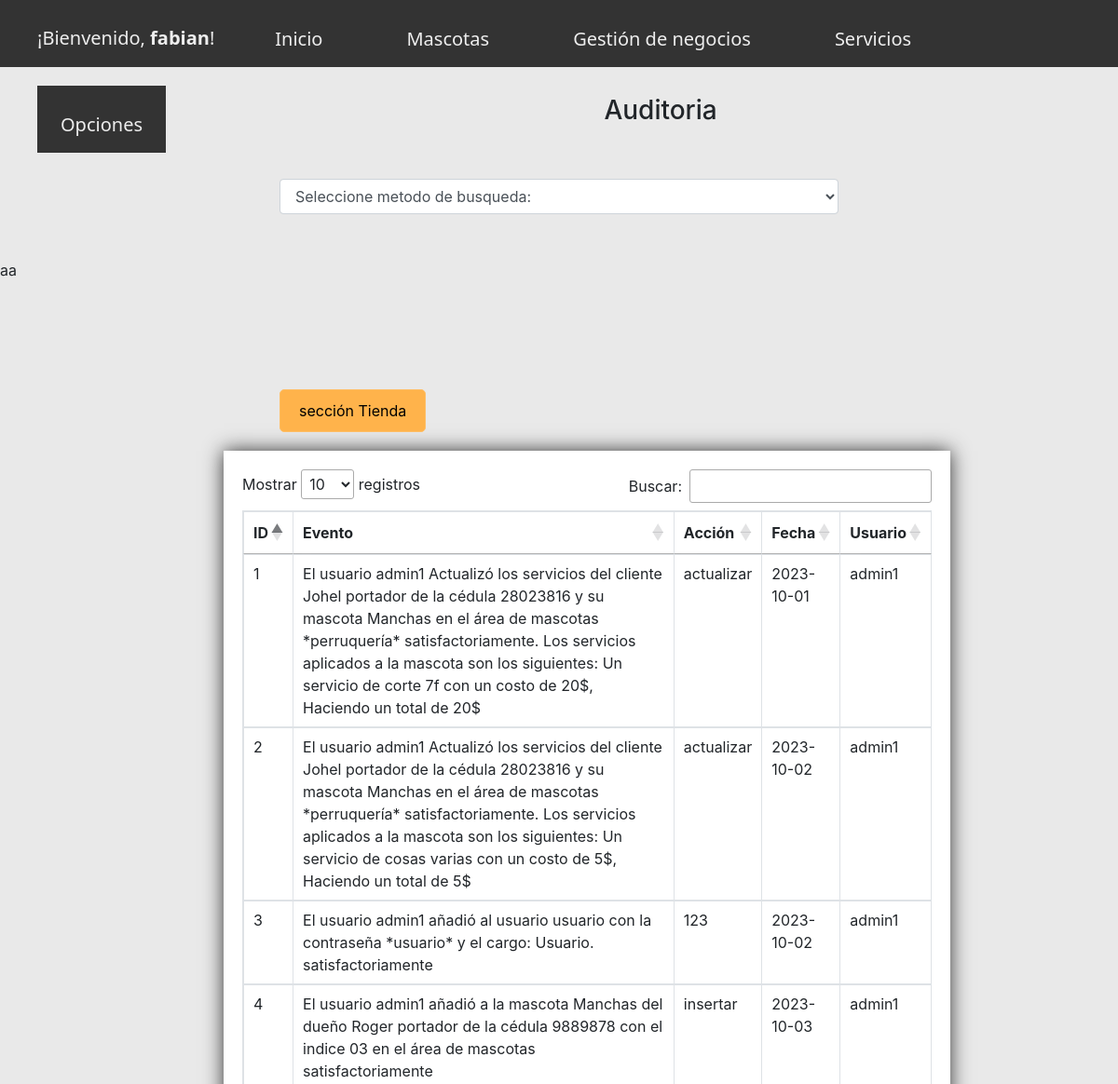
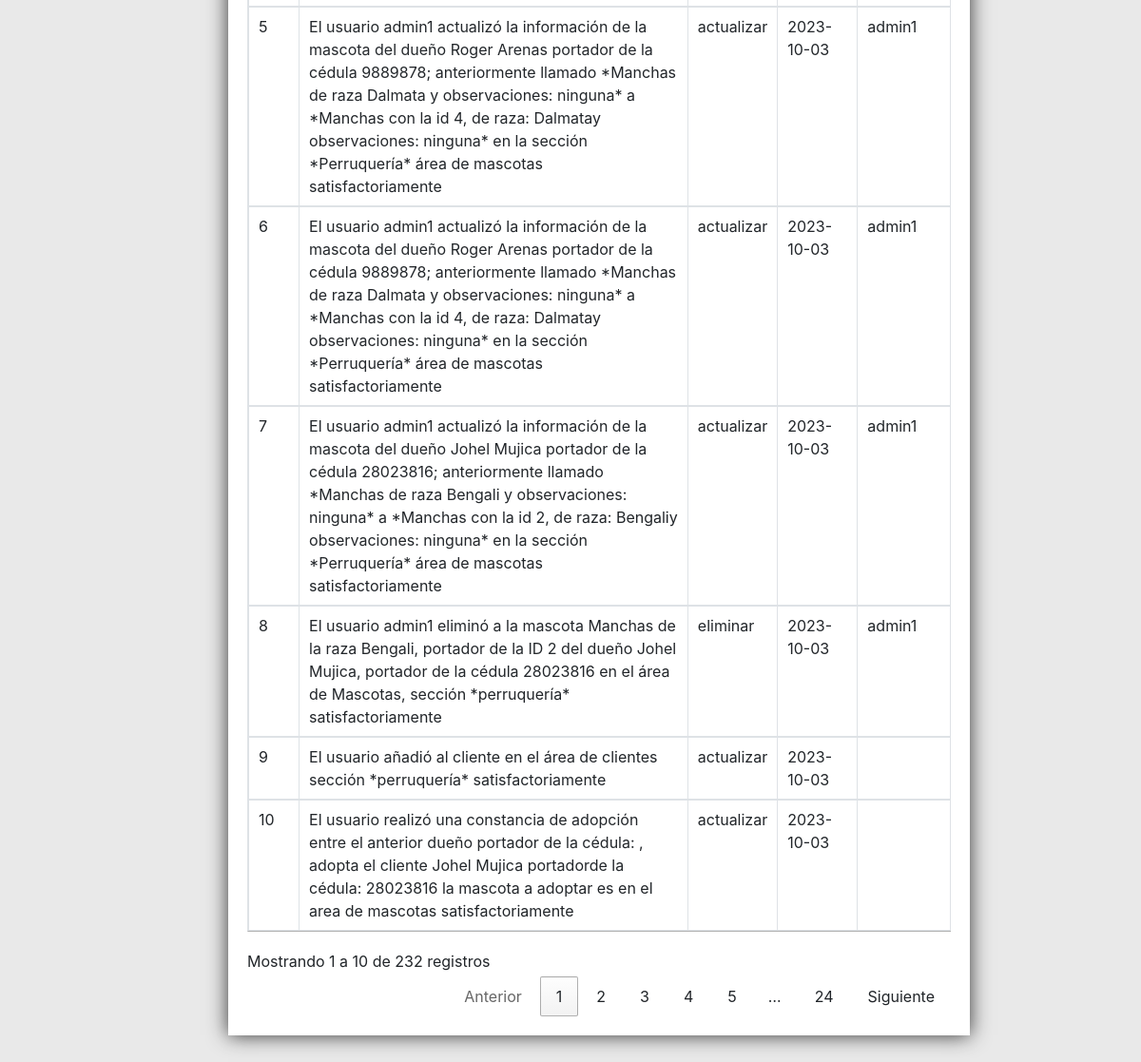
The page /Auditorias.php (signed in) on the database its author committed (2 pictures, top to bottom).
### tables this page shows
CREATE TABLE `auditoria` (
  `id` int(20) NOT NULL AUTO_INCREMENT,
  `descripcion` varchar(1000) NOT NULL,
  `evento` varchar(20) NOT NULL,
  `datetime` date NOT NULL,
  `user_res` varchar(20) NOT NULL,
  PRIMARY KEY (`id`)
);

### Auditorias.php (the view, shortened to what this page needs)
<?php
include "top.php";
$ver = new SelectDatos();
$conectar = $ver->Buscador();
	$sentencia_select=$conectar->prepare('SELECT *FROM auditoria ORDER BY id DESC');
	$sentencia_select->execute();
	$resultado=$sentencia_select->fetchAll();
 ?>
<!DOCTYPE html>
<html lang="es">
<head>
	<link rel="stylesheet" href="./css/bootstrap.css">
<link rel="stylesheet" href="./css/body.css">
<link rel="stylesheet" href="./css/top.css">
</head>
<body style="background-color: #e9e9e9">
	<div class="contenedor">
		<h3 class="centrado">Auditoria</h3>
		<div class="barra__buscador">
			<br>
			<br>
			<div class="centrado">
			<select class="form-control" style="margin-left: 25%; width: 50%" id="so" name="so" class="">
			<option value="0">Seleccione metodo de busqueda: </option>
		</select>
		<br>
		<br>
		</div>
		<div id="ShowOption">aa</div>
         <br>
		<br>
		 <br>
		<br>
<div class="jaula">
<a href="AuditoriaTienda.php" class="btn_a">sección Tienda</a>
</div>
<div class="container" style="width: 65%; margin-right: 100px; margin-left: 240px; margin-bottom: 100px; padding: 20px; background-color: #fff; text-shadow: 0 0 30px #fff;
			       box-shadow: 0 0 20px #333">
		<table class="table table-bordered" id="tabla_a">
			<thead>
			<tr class="head">
				<th class="formularioesp2">ID</th>
				<th class="formularioesp2">Evento</th>
				<th class="formularioesp2">Acción</th>
				<th class="formularioesp2">Fecha</th>
				<th class="formularioesp2">Usuario</th>
			</thead>
			<?php foreach($resultado as $fila):?>
				<tr >
					<td class="formularioesp"><?php echo $fila['id']; ?></td>
					<td class="formularioesp"><?php echo $fila['descripcion']; ?></td>
					<td class="formularioesp"><?php echo $fila['evento']; ?></td>
					<td class="formularioesp"><?php echo $fila['datetime']; ?></td>
					<td class="formularioesp"><?php echo $fila['user_res']; ?></td>
				</tr>
			<?php endforeach ?>
		</table>
	</div>
</div>
</body>
</html>

### top.php (shortened to what this page needs)
<?php require "confirm.php";
class anuncio
{
public function emitirAnuncio(){
  return "¡Bienvenido, <strong>".$_SESSION['username']."</strong>!";
  }
}
?>
<!DOCTYPE html>
<html>
<link rel="stylesheet"  type="text/css" href="./css/bootstrap.css">
<link rel="stylesheet"  type="text/css" href="./css/body.css">
<link rel="stylesheet"  type="text/css" href="./css/top.css">
<link rel="stylesheet" href="DataTables/DataTables-1.13.6/css/dataTables.bootstrap5.min.css">
  <link rel="stylesheet" href="DataTables/datatables.css" rel="stylesheet">
<head>
</head>
<body>
<ul class="menu-h">
<div class ="na">
	<li class="mp" style="text-decoration:none; font-family: Segoe UI; color: #eee; margin-top: 26px;">
    <?php $anuncio = new anuncio();
         echo $a = $anuncio->emitirAnuncio(); ?></a>
  </li>
<li class="mp"><a class="a" href="inicio.php" style="text-decoration:none;
                                                    font-family: Segoe UI;">Inicio</a>
</li>
<li class="mp"><a class="a" href="VerMascotas.php" style="text-decoration:none;
font-family: Segoe UI;">Mascotas</a>
</li>
<li class="mp"><a class="a" href="VerClientes.php" style="text-decoration:none; font-family: Segoe UI;">Gestión de negocios</a>
</li>
<li class="mp"><a class="a" href="VerConsultas.php" style="text-decoration:none; font-family: Segoe UI;">Servicios</a>
</li>
<li class="mp"><a class="a" href="Auditorias.php" style="text-decoration:none; font-family: Segoe UI;">Opciones</a>
</li>
<br>
<br>
<br>
</div>
</ul>
</body>
</html>

### css/body.css (style rules this page uses)
.centrado { text-align: center; }
.formularioesp { border: 1px solid #5c9b9c; margin-top: 5px; margin-bottom: 5px; }
.formularioesp2 { border: 1px solid black; margin-top: 5px; margin-bottom: 5px; }
.jaula { margin: 20px; margin-left: 300px; }

### css/top.css (style rules this page uses)
.menu-h { list-style: none; justify-content: space-around; background-color:#333; margin-bottom: 30px; }
.mp { float:left; margin-bottom: 20px; margin-right: 40px; color:black; font-family: Segoe UI; font-size: 20px; }
.a { outline: none; text-decoration: none; padding: 12px 25px 0; line-height: 3; display: inline-block; color: white; background-color: #eee; font-family: Product Sans; }
.a:link { outline: none; text-decoration: none; display: inline-block; color: #eee; }
.a:link, .a:visited, .a:focus { background: #333; color:#eee; }
.btn_a { display: inline-block; padding: 10px 20px; background-color: #ffb34b; color: black; text-align: center; font-size: 16px; border: none; border-radius: 5px; cursor: pointer; text-decoration: none; }
.btn_a:link { outline: none; text-decoration: none; display: inline-block; border: 1px solid #ffbe65 ; color: black; }
.btn_a:link, .btn_a:visited, .btn_a:focus { background: #ffb34b; border: 1px solid #ffbe65; color:black; }

### rows shown on the page
auditoria: id "10", descripcion "El usuario realizó una constancia de adopción entre el anterior dueño portador de la cédula: , adopta el cliente Johel Mujica portadorde la cédula: 28023816 la mascota a adoptar es en el area de mascotas satisfactoriamente", evento "actualizar", datetime "2023-10-03"
auditoria: id "9", descripcion "El usuario añadió al cliente en el área de clientes sección *perruquería* satisfactoriamente", evento "actualizar", datetime "2023-10-03"
auditoria: id "8", descripcion "El usuario admin1 eliminó a la mascota Manchas de la raza Bengali, portador de la ID 2 del dueño Johel Mujica, portador de la cédula 28023816 en el área de Mascotas, sección *perruquería* satisfactoriamente", evento "eliminar", datetime "2023-10-03", user_res "admin1"
auditoria: id "7", descripcion "El usuario admin1 actualizó la información de la mascota del dueño Johel Mujica portador de la cédula 28023816; anteriormente llamado *Manchas de raza Bengali y observaciones: ninguna* a *Manchas con la id 2, de raza: Bengaliy observaciones: ninguna* en la sección *Perruquería* área de mascotas satisfactoriamente", evento "actualizar", datetime "2023-10-03", user_res "admin1"
auditoria: id "6", descripcion "El usuario admin1 actualizó la información de la mascota del dueño Roger Arenas portador de la cédula 9889878; anteriormente llamado *Manchas de raza Dalmata y observaciones: ninguna* a *Manchas con la id 4, de raza: Dalmatay observaciones: ninguna* en la sección *Perruquería* área de mascotas satisfactoriamente", evento "actualizar", datetime "2023-10-03", user_res "admin1"
auditoria: id "5", descripcion "El usuario admin1 actualizó la información de la mascota del dueño Roger Arenas portador de la cédula 9889878; anteriormente llamado *Manchas de raza Dalmata y observaciones: ninguna* a *Manchas con la id 4, de raza: Dalmatay observaciones: ninguna* en la sección *Perruquería* área de mascotas satisfactoriamente", evento "actualizar", datetime "2023-10-03", user_res "admin1"
auditoria: id "4", descripcion "El usuario admin1 añadió a la mascota Manchas del dueño Roger portador de la cédula 9889878 con el indice 03 en el área de mascotas satisfactoriamente", evento "insertar", datetime "2023-10-03", user_res "admin1"
auditoria: id "3", descripcion "El usuario admin1 añadió al usuario usuario con la contraseña *usuario* y el cargo: Usuario. satisfactoriamente", evento "123", datetime "2023-10-02", user_res "admin1"
auditoria: id "2", descripcion "El usuario admin1 Actualizó los servicios del cliente Johel portador de la cédula 28023816 y su mascota Manchas en el área de mascotas *perruquería* satisfactoriamente. Los servicios aplicados a la mascota son los siguientes: Un servicio de cosas varias con un costo de 5$, Haciendo un total de 5$", evento "actualizar", datetime "2023-10-02", user_res "admin1"
auditoria: id "1", descripcion "El usuario admin1 Actualizó los servicios del cliente Johel portador de la cédula 28023816 y su mascota Manchas en el área de mascotas *perruquería* satisfactoriamente. Los servicios aplicados a la mascota son los siguientes: Un servicio de corte 7f con un costo de 20$, Haciendo un total de 20$", evento "actualizar", datetime "2023-10-01", user_res "admin1"

### other values the page prints
$_SESSION['username'] "fabian"
